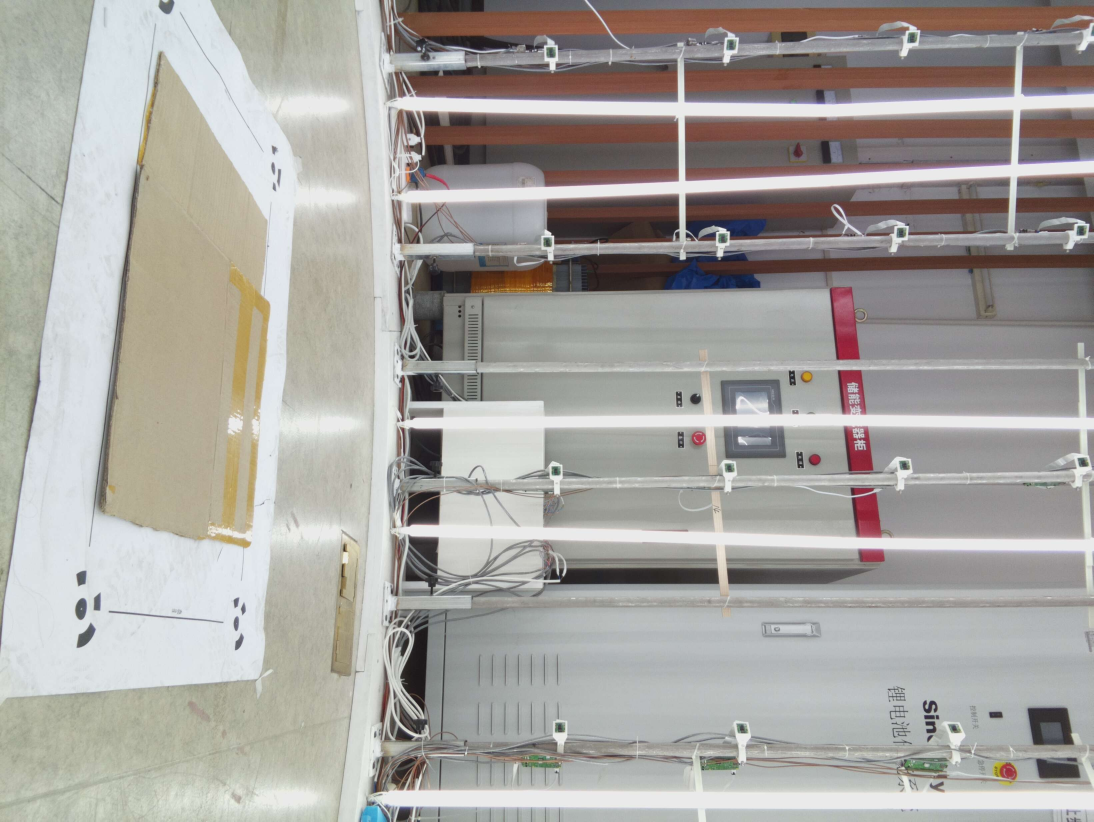
//> input picture opencv_test/04281.jpg, 3280 x 2464 px (shown at 1/3 size)
$ ./match ../04281.jpg ../04281.jpg   (built with g++ and OpenCV 4)
//> lines starting //> are read from the running program, lines starting //| are printed output that depends on the picture
#include <opencv2/opencv.hpp>
#include <opencv2/core/core.hpp>
#include <opencv2/xfeatures2d.hpp>
#include <opencv2/highgui/highgui.hpp>
#include <opencv2/imgproc/imgproc.hpp>
#include <opencv2/features2d/features2d.hpp>
#include <stdio.h>
#include <iostream>
#include <vector>

using namespace cv;
using namespace std;

int main(int argc, char *argv[]) {
	Mat image1 = imread(argv[1]);
//> image1 is the input picture: 2464 rows x 3280 cols, CV_8UC3; mean B, G, R 159.9, 164.1, 167.1
	Mat image2 = imread(argv[2]);

	resize(image1, image1, Size(image1.cols*0.3, image1.rows*0.3), INTER_LINEAR);
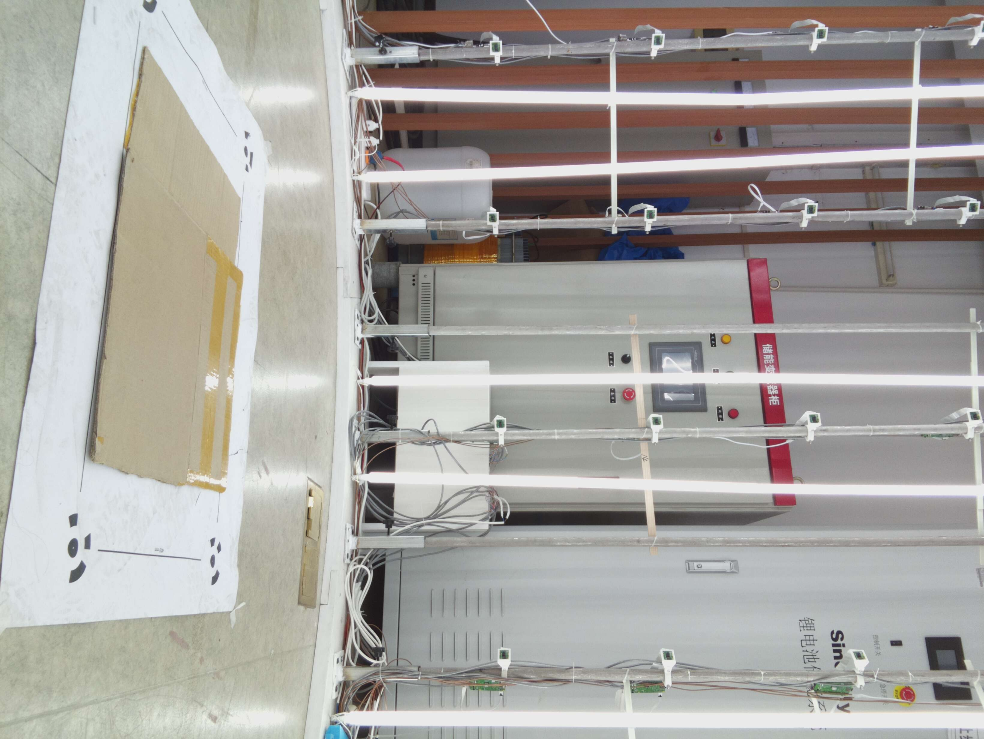
//> image1: 739 rows x 984 cols, CV_8UC3; mean B, G, R 159.8, 164, 166.9
	resize(image2, image2, Size(image2.cols*0.3, image2.rows*0.3), INTER_LINEAR);

	Mat gray1 = image1.clone();
	Mat gray2 = image2.clone();
	cvtColor(image1, gray1, CV_BGR2GRAY);
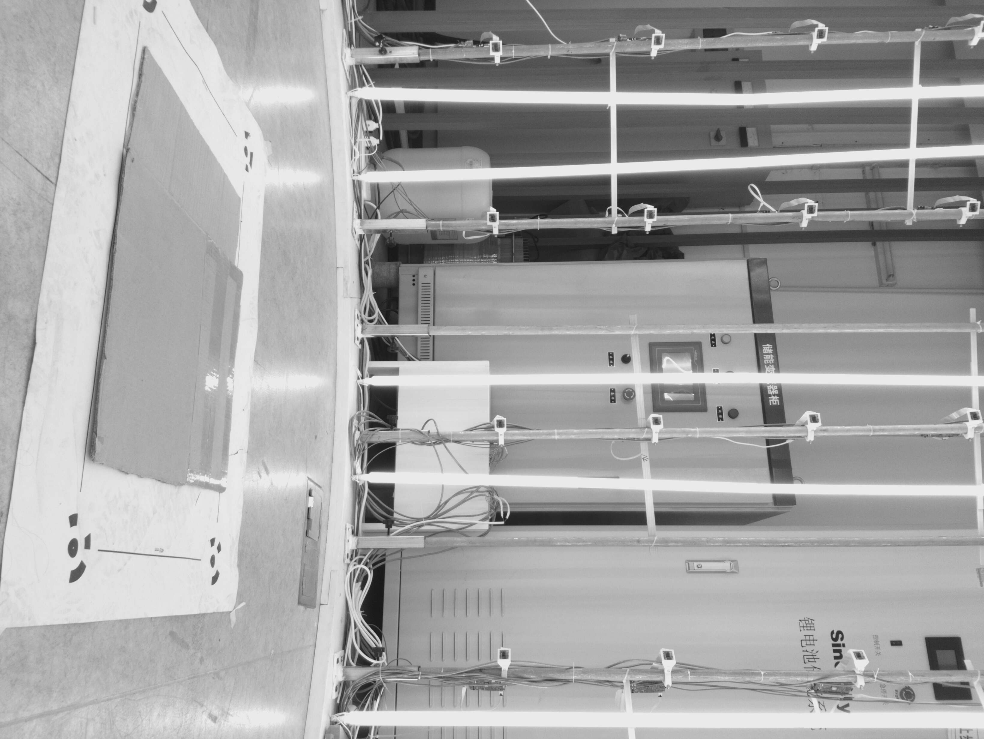
//> gray1: 739 rows x 984 cols, CV_8UC1; min 20, max 240, mean 164.4
	cvtColor(image2, gray2, CV_BGR2GRAY);

	// surf
//> (the run ends here: the program stops with an error, at `Ptr<Feature2D> target = xfeatures2d::SURF::create(600);`)
